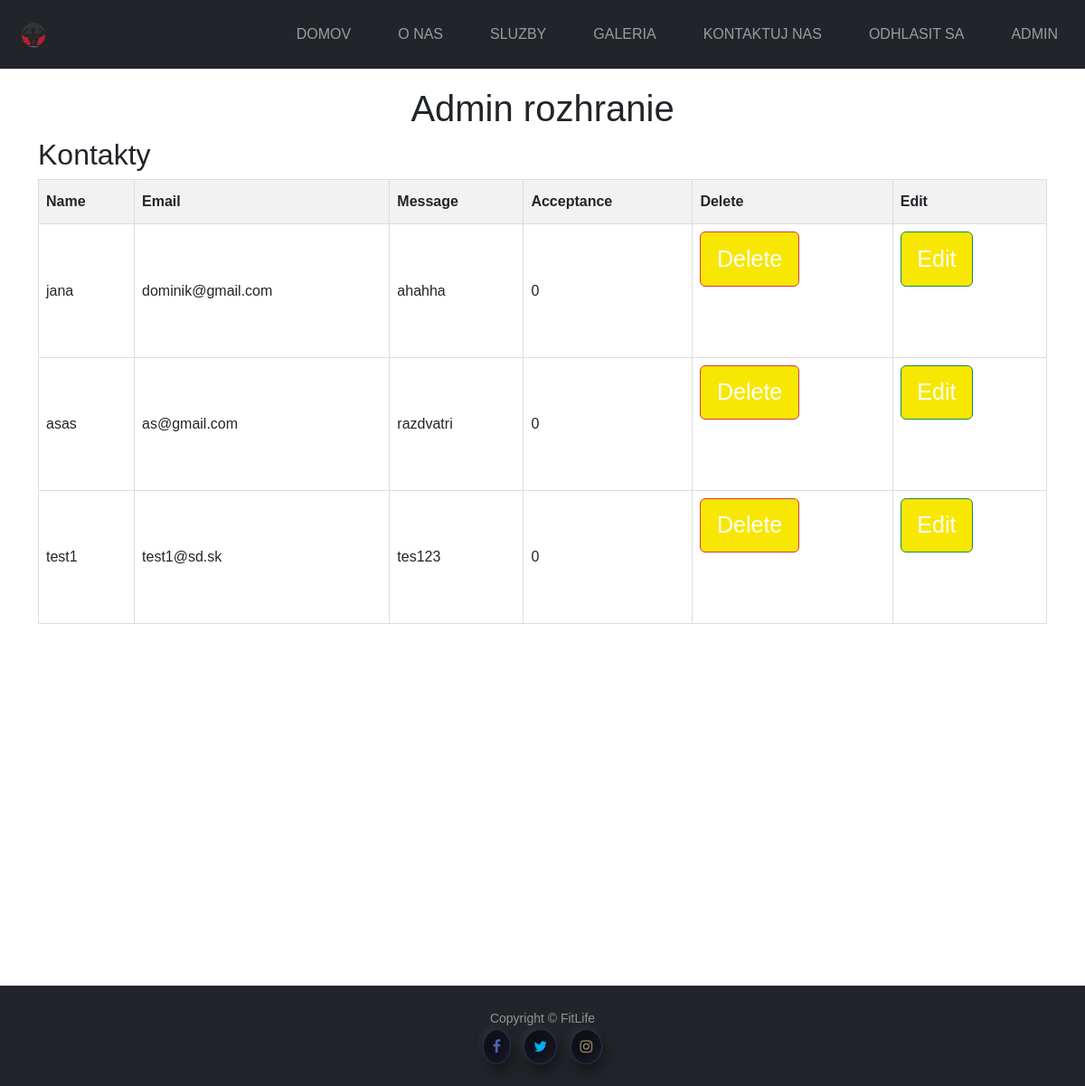
Screenshot of /admin.php (signed in) with the database file from the repository.
### tables this page shows
CREATE TABLE `contact` (
  `id` int(11) NOT NULL,
  `name` varchar(20) NOT NULL,
  `email` varchar(20) NOT NULL,
  `message` varchar(100) NOT NULL,
  `acceptance` int(11) NOT NULL
);

### _inc/classes/Database.php (called while the page is built, shortened)
<?php
class Database {
    private $host = 'localhost';
    private $dbname = 'fitlife';
    private $username = 'root';
    private $password = '';
    protected function connect() {
        try {
            $this->connection = new PDO(
                "mysql:host=" . $this->host .
                ";dbname=" . $this->dbname .
                ";charset=utf8",
                $this->username,
                $this->password
            );
            $this->connection->setAttribute(PDO::ATTR_ERRMODE, PDO::ERRMODE_WARNING);
            $this->connection->setAttribute(PDO::ATTR_DEFAULT_FETCH_MODE,PDO::FETCH_OBJ);
            return $this->connection;
        } catch(PDOException $e) {
            die("Chyba pripojenia k databaze:" . $e->getMessage());
        }
    }
}
?>

### _inc/classes/Contact.php (called while the page is built, shortened)
<?php
    class Contact extends Database {
        private $db;
        public function __construct() {
            $this->db = $this->connect();
        }
        public function select(){
            try{
              $sql = "SELECT * FROM contact";
              $query =  $this->db->query($sql);
              $users = $query->fetchAll();
              return $users;
            }catch(PDOException $e){
              echo($e->getMessage());
            }
          }
    }
?>

### partials/admin-kontakt.php (the view, shortened to what this page needs)
<h2>Kontakty</h2>
<?php
    $contact_object = new Contact();
    $contacts = $contact_object->select();
    echo '<table class="admin-table">';
    echo '<tr><th>Name</th>
              <th>Email</th>
              <th>Message</th>
              <th>Acceptance</th>
              <th>Delete</th>
              <th>Edit</th>
          </tr>';
    foreach($contacts as $c){
        echo '<tr>';
        echo '<td>'.$c->name;'</td>';
        echo '<td>'.$c->email;'</td>';
        echo '<td>'.$c->message;'</td>';
        echo '<td>'.$c->acceptance;'</td>';
        echo '<td>
                <form action="" method="POST">
                    <button type="submit" class="btn btn-danger" name="delete_contact" value="'.$c->id.'"'.'>Delete</button>
                </form>
              </td>';
        echo '<td>
                <form action="kontakt-update.php" method="POST">
                  <button type="submit" class="btn btn-success" name="edit_contact" value="'.$c->id.'"'.'>Edit</button>
                    </form>
             </td>';
        echo '</tr>';
    }
    echo '</table>';
?>

### partials/header.php (shortened to what this page needs)
<?php
  require('_inc/functions.php');
?>
<!DOCTYPE html>
<html lang="sk">
<head>
    <link rel="stylesheet" href="https://cdn.jsdelivr.net/npm/bootstrap@5.3.0/dist/css/bootstrap.min.css">
    <link rel="stylesheet" href="css/style.css">
    <link rel="stylesheet" href="https://cdnjs.cloudflare.com/ajax/libs/font-awesome/4.7.0/css/font-awesome.min.css">
</head>
<body>
    <header>
      <nav class="navbar navbar-expand-sm navbar-dark bg-dark navbar-fixed-top">
          <div class="container-fluid">
            <a class="navbar-brand" href="index.php">
                <img src="img/logo.png" alt="" width="50" height="50" class="img-responsive">
            </a>
            <div class="justify-content-center">
              <ul class="navbar-nav">
              <?php
              $pages = array('DOMOV'=>'index.php',
                'O NAS'=>'services.php',
                'SLUZBY'=>'aboutus.php',
                'GALERIA'=>'gallery.php',
                'KONTAKTUJ NAS' => 'contactus.php'
           );
           if (isset($_SESSION['logged_in']) && $_SESSION['logged_in'] == true) {
             $pages['ODHLASIT SA'] = 'logout.php';
             $pages['ADMIN'] = 'admin.php';
           } else {
            $pages ['REGISTER'] = 'register.php';
           }
           echo(generate_menu($pages));
        ?>
              </ul>
            </div>
          </div>
        </nav>
      </header>

### _inc/functions.php (shortened to what this page needs)
<?php
function generate_menu(array $pages): string{
    $menuItems = '';
    foreach($pages as $page_name => $page_url){
        $menuItems .= '<li class="nav-item ms-3"><a class="nav-link" href="' . $page_url . '">' . $page_name . '</a></li>';
    }
    return $menuItems;
}
?>

### admin.php (shortened to what this page needs)
<?php
    include('partials/header.php');
?>
<main>
    <br><br><br><br>
    <section class="container">
        <div class="row">
            <div class="col-100 text-left">
                <h1 class="text-center">Admin rozhranie</h1>
                <?php
                   if($_SESSION['is_admin'] == 1){
                    include('partials/admin-kontakt.php');
                }
                ?>
            </div>
        </div>
    </section>
</main>
<?php
    include('partials/footer.php');
?>

### partials/footer.php (shortened to what this page needs)
<footer id="footer" class="py-4 bg-dark text-white-50">
  <div class="container-fluid text-center">
    <small>Copyright &copy; FitLife</small>
    <div class="row">
      <div class="col-md-3 mx-auto">
        <div class="footer-socials">
          <div class="socials inline-inside socials-colored">
            <a href="https://www.facebook.com/" target="_blank" title="Facebook" class="socials-item">
              <i class="fa fa-facebook-f facebook"></i>
            </a>
            <a href="https://twitter.com/?lang=en" target="_blank" title="Twitter" class="socials-item">
              <i class="fa fa-twitter twitter"></i>
            </a>
            <a href="https://www.instagram.com/" target="_blank" title="Instagram" class="socials-item">
              <i class="fa fa-instagram instagram"></i>
            </a>
          </div>
        </div>
      </div>
    </div>
  </div>
</footer>
</body>
</html>

### css/style.css (style rules this page uses)
html, body { height: 100%; font-family: Arial, Helvetica, sans-serif; }
.navbar-nav > li { padding-left:10px; padding-right:10px; }
.navbar { background-color: #161616; color: #fafafa; }
.navbar-fixed-top { position: fixed; justify-content: center; text-align: center; width: 100%; z-index: 1; }
.navbar-brand { justify-content: left; text-align: left; }
.btn { padding: .65rem 1.1rem; font-size: 25px; color: rgb(255, 255, 255); background-color: rgb(247, 231, 3); cursor: pointer; transition: 0.3s; margin-bottom: 70px; }
a.socials-item { display: inline-block; vertical-align: top; text-align: center; transition: all 0.3s; margin: 0 5px; line-height: 16px; padding: 10px; border-radius: 50%; background-color: #141421; border: 1px solid #2e2e4c; box-shadow: 3px 9px 16px rgb(0,0,0,0.4), -3px -3px 10px rgba(255,255,255, 0.06), inset 14px 14px 26px rgb(0,0,0,0.3), inset -3px -3px 15px rgba(255,255,255, 0.05); }
.facebook { color: #4e64b5; }
.twitter { color: #00aced; }
.instagram { color: #9a8f62; }

### admin.php (style rules this page uses)
.admin-table { width: 100%; border-collapse: collapse; }
.admin-table th, .admin-table td { border: 1px solid #ddd; padding: 8px; }
.admin-table th { padding-top: 12px; padding-bottom: 12px; text-align: left; background-color: #f2f2f2; }

### rows the page displays
contact: name "jana", email "dominik@gmail.com", message "ahahha", acceptance "0", $c->id 1 (drawn)
contact: name "asas", email "as@gmail.com", message "razdvatri", acceptance "0", $c->id 2 (drawn)
contact: name "test1", email "test1@sd.sk", message "tes123", acceptance "0", $c->id 7 (drawn)

### other values shown
$page_name "DOMOV"
$page_name "O NAS"
$page_name "SLUZBY"
$page_name "GALERIA"
$page_name "KONTAKTUJ NAS"
$page_name "ODHLASIT SA"
$page_name "ADMIN"
